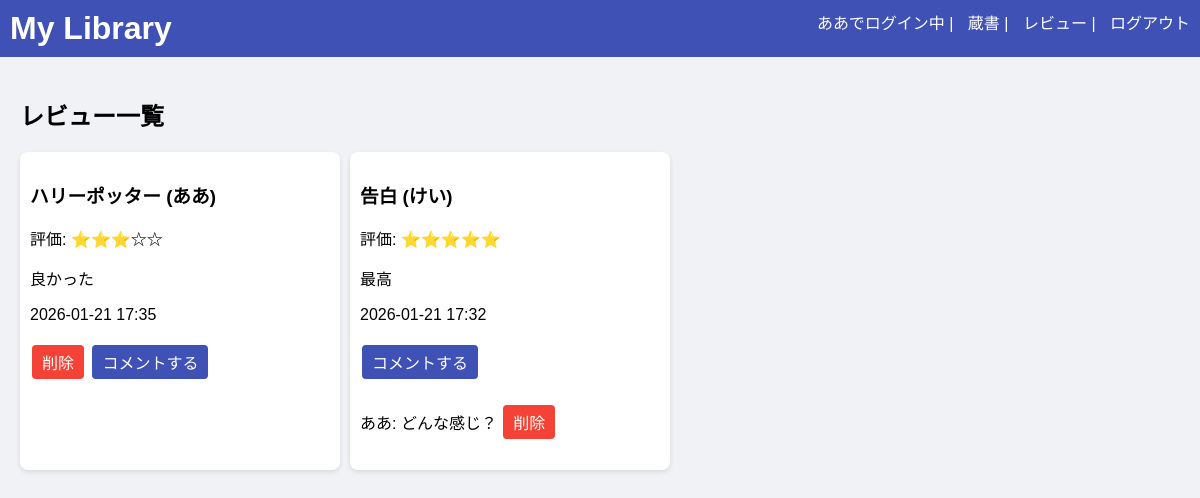
The page /reviews (signed in) on the database its author committed.
### models.py (models this page shows)
class Review(db.Model):
    id = db.Column(db.Integer, primary_key=True)
    book_id = db.Column(db.Integer, db.ForeignKey('book.id'), nullable=False)
    user_id = db.Column(db.Integer, db.ForeignKey('user.id'), nullable=False)
    rating = db.Column(db.Integer)
    review_text = db.Column(db.Text)
    review_date = db.Column(db.DateTime, default=datetime.utcnow)
    comments = db.relationship('Comment', backref='review', lazy=True)

class Book(db.Model):
    id = db.Column(db.Integer, primary_key=True)
    title = db.Column(db.String(200), nullable=False)
    author = db.Column(db.String(100), nullable=False)
    genre = db.Column(db.String(50))
    status = db.Column(db.String(20))
    rating = db.Column(db.Integer, default=0)
    user_id = db.Column(db.Integer, db.ForeignKey('user.id'), nullable=False)
    reviews = db.relationship('Review', backref='book', lazy=True)

class User(db.Model):
    id = db.Column(db.Integer, primary_key=True)
    username = db.Column(db.String(80), unique=True, nullable=False)
    password = db.Column(db.String(200), nullable=False)
    books = db.relationship('Book', backref='user', lazy=True)
    reviews = db.relationship('Review', backref='user', lazy=True)
    comments = db.relationship('Comment', backref='user', lazy=True)

class Comment(db.Model):
    id = db.Column(db.Integer, primary_key=True)
    review_id = db.Column(db.Integer, db.ForeignKey('review.id'), nullable=False)
    user_id = db.Column(db.Integer, db.ForeignKey('user.id'), nullable=False)
    comment_text = db.Column(db.Text, nullable=False)
    comment_date = db.Column(db.DateTime, default=datetime.utcnow)

### app.py (the view)
@app.route('/reviews')
def reviews_page():
    if 'user_id' not in session:
        return redirect(url_for('login'))
    reviews = Review.query.order_by(Review.review_date.desc()).all()
    return render_template('reviews.html', reviews=reviews)

### templates/reviews.html (shortened to what this page needs)
{% extends "base.html" %}
{% block content %}
<h2>レビュー一覧</h2>
<div class="card-container">
{% for review in reviews %}
<div class="card">
    <h3>{{ review.book.title }} ({{ review.user.username }})</h3>
    <p>評価: {{ '⭐'*review.rating }}{{ '☆'*(5-review.rating) }}</p>
    <p>{{ review.review_text }}</p>
    <p>{{ review.review_date.strftime('%Y-%m-%d %H:%M') }}</p>
    {% if review.user_id == session.get('user_id') %}
        <a class="btn delete" href="{{ url_for('delete_review', review_id=review.id) }}" onclick="return confirm('レビューを削除しますか？')">削除</a>
    {% endif %}
    <a class="btn" href="{{ url_for('add_comment', review_id=review.id) }}">コメントする</a>
    <div class="comments">
        {% for comment in review.comments %}
        <p>{{ comment.user.username }}: {{ comment.comment_text }}
        {% if comment.user_id == session.get('user_id') %}
            <a class="btn delete" href="{{ url_for('delete_comment', comment_id=comment.id) }}" onclick="return confirm('コメントを削除しますか？')">削除</a>
        {% endif %}
        </p>
        {% endfor %}
    </div>
</div>
{% endfor %}
</div>
{% endblock %}

### static/style.css (style rules this page uses)
body { font-family: Arial, sans-serif; margin: 0; padding: 0; background: #f0f2f5; }
.card-container { display: flex; flex-wrap: wrap; gap: 10px; }
.card { background: white; border-radius: 8px; padding: 10px; width: 300px; box-shadow: 0 2px 5px rgba(0,0,0,0.1); }
.btn { display: inline-block; padding: 5px 10px; margin: 5px 2px; background: #3f51b5; color: white; border-radius: 4px; text-decoration: none; }
.btn.delete { background: #f44336; }

### rows shown on the page
Review: book "ハリーポッター", user.username "ああ", rating "⭐⭐⭐", rating "☆☆", review_text "良かった", review_date "2026-01-21 17:35"
Review: book "告白", user.username "けい", rating "⭐⭐⭐⭐⭐", review_text "最高", review_date "2026-01-21 17:32"
Comment: user.username "ああ", comment_text "どんな感じ？"

### other values the page prints
{{ session['username'] }} "ああ"
